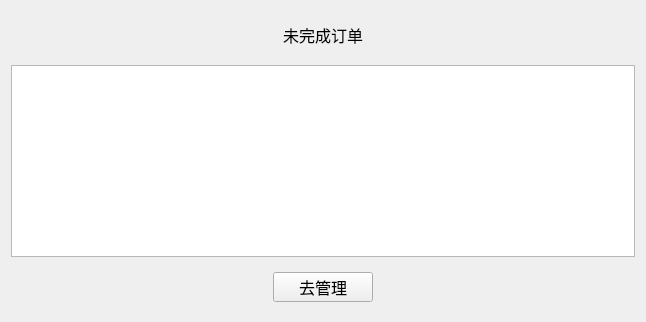
          <widget class="QWidget" name="page_3">
           <layout class="QVBoxLayout" name="verticalLayout_12">
            <item>
             <widget class="QWidget" name="WGT_TranTitle" native="true">
              <layout class="QHBoxLayout" name="horizontalLayout_16">
               <item>
                <spacer name="horizontalSpacer_33">
                 <property name="orientation">
                  <enum>Qt::Horizontal</enum>
                 </property>
                 <property name="sizeHint" stdset="0">
                  <size>
                   <width>253</width>
                   <height>20</height>
                  </size>
                 </property>
                </spacer>
               </item>
               <item>
                <widget class="QLabel" name="LBL_TranTitle">
                 <property name="minimumSize">
                  <size>
                   <width>100</width>
                   <height>30</height>
                  </size>
                 </property>
                 <property name="maximumSize">
                  <size>
                   <width>100</width>
                   <height>30</height>
                  </size>
                 </property>
                 <property name="font">
                  <font>
                   <pointsize>12</pointsize>
                  </font>
                 </property>
                 <property name="text">
                  <string>未完成订单</string>
                 </property>
                 <property name="alignment">
                  <set>Qt::AlignCenter</set>
                 </property>
                </widget>
               </item>
               <item>
                <spacer name="horizontalSpacer_34">
                 <property name="orientation">
                  <enum>Qt::Horizontal</enum>
                 </property>
                 <property name="sizeHint" stdset="0">
                  <size>
                   <width>253</width>
                   <height>20</height>
                  </size>
                 </property>
                </spacer>
               </item>
              </layout>
             </widget>
            </item>
            <item>
             <widget class="QTableView" name="TBW_TranInfo"/>
            </item>
            <item>
             <widget class="QWidget" name="WGT_TranBTN" native="true">
              <layout class="QHBoxLayout" name="horizontalLayout_17">
               <item>
                <spacer name="horizontalSpacer_35">
                 <property name="orientation">
                  <enum>Qt::Horizontal</enum>
                 </property>
                 <property name="sizeHint" stdset="0">
                  <size>
                   <width>253</width>
                   <height>20</height>
                  </size>
                 </property>
                </spacer>
               </item>
               <item>
                <widget class="QPushButton" name="BTN_TranNext">
                 <property name="sizePolicy">
                  <sizepolicy hsizetype="Preferred" vsizetype="Preferred">
                   <horstretch>0</horstretch>
                   <verstretch>0</verstretch>
                  </sizepolicy>
                 </property>
                 <property name="minimumSize">
                  <size>
                   <width>100</width>
                   <height>30</height>
                  </size>
                 </property>
                 <property name="maximumSize">
                  <size>
                   <width>100</width>
                   <height>30</height>
                  </size>
                 </property>
                 <property name="font">
                  <font>
                   <pointsize>12</pointsize>
                  </font>
                 </property>
                 <property name="text">
                  <string>去管理</string>
                 </property>
                </widget>
               </item>
               <item>
                <spacer name="horizontalSpacer_36">
                 <property name="orientation">
                  <enum>Qt::Horizontal</enum>
                 </property>
                 <property name="sizeHint" stdset="0">
                  <size>
                   <width>253</width>
                   <height>20</height>
                  </size>
                 </property>
                </spacer>
               </item>
              </layout>
             </widget>
            </item>
           </layout>
          </widget>
